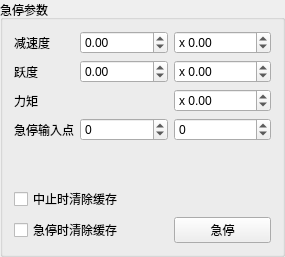
        <widget class="QGroupBox" name="groupBox_28">
         <property name="title">
          <string>急停参数</string>
         </property>
         <layout class="QGridLayout" name="gridLayout_3">
          <item row="0" column="0">
           <widget class="QLabel" name="lbHomeStatus_93">
            <property name="text">
             <string>减速度</string>
            </property>
           </widget>
          </item>
          <item row="0" column="1">
           <widget class="QDoubleSpinBox" name="btRobotEStopDec">
            <property name="readOnly">
             <bool>false</bool>
            </property>
            <property name="decimals">
             <number>2</number>
            </property>
            <property name="minimum">
             <double>-999999.000000000000000</double>
            </property>
            <property name="maximum">
             <double>999999.989999999990687</double>
            </property>
            <property name="value">
             <double>0.000000000000000</double>
            </property>
           </widget>
          </item>
          <item row="0" column="2">
           <widget class="QDoubleSpinBox" name="btRobotEStopKAcc">
            <property name="readOnly">
             <bool>false</bool>
            </property>
            <property name="prefix">
             <string>x </string>
            </property>
            <property name="decimals">
             <number>2</number>
            </property>
            <property name="minimum">
             <double>-999999.000000000000000</double>
            </property>
            <property name="maximum">
             <double>999999.989999999990687</double>
            </property>
            <property name="value">
             <double>0.000000000000000</double>
            </property>
           </widget>
          </item>
          <item row="1" column="0">
           <widget class="QLabel" name="lbHomeStatus_94">
            <property name="text">
             <string>跃度</string>
            </property>
           </widget>
          </item>
          <item row="1" column="1">
           <widget class="QDoubleSpinBox" name="btRobotEStopJerk">
            <property name="readOnly">
             <bool>false</bool>
            </property>
            <property name="decimals">
             <number>2</number>
            </property>
            <property name="minimum">
             <double>-999999.000000000000000</double>
            </property>
            <property name="maximum">
             <double>999999.989999999990687</double>
            </property>
            <property name="value">
             <double>0.000000000000000</double>
            </property>
           </widget>
          </item>
          <item row="1" column="2">
           <widget class="QDoubleSpinBox" name="btRobotEStopKJerk">
            <property name="readOnly">
             <bool>false</bool>
            </property>
            <property name="prefix">
             <string>x </string>
            </property>
            <property name="decimals">
             <number>2</number>
            </property>
            <property name="minimum">
             <double>-999999.000000000000000</double>
            </property>
            <property name="maximum">
             <double>999999.989999999990687</double>
            </property>
            <property name="value">
             <double>0.000000000000000</double>
            </property>
           </widget>
          </item>
          <item row="2" column="0">
           <widget class="QLabel" name="lbHomeStatus_107">
            <property name="text">
             <string>力矩</string>
            </property>
           </widget>
          </item>
          <item row="2" column="2">
           <widget class="QDoubleSpinBox" name="btRobotEStopKTor">
            <property name="readOnly">
             <bool>false</bool>
            </property>
            <property name="prefix">
             <string>x </string>
            </property>
            <property name="decimals">
             <number>2</number>
            </property>
            <property name="minimum">
             <double>-999999.000000000000000</double>
            </property>
            <property name="maximum">
             <double>999999.989999999990687</double>
            </property>
            <property name="value">
             <double>0.000000000000000</double>
            </property>
           </widget>
          </item>
          <item row="3" column="0">
           <widget class="QLabel" name="lbHomeStatus_95">
            <property name="text">
             <string>急停输入点</string>
            </property>
           </widget>
          </item>
          <item row="3" column="1">
           <widget class="QSpinBox" name="btRobotEStopModule">
            <property name="minimum">
             <number>-99</number>
            </property>
           </widget>
          </item>
          <item row="3" column="2">
           <widget class="QSpinBox" name="btRobotEStopIO">
            <property name="minimum">
             <number>-99</number>
            </property>
           </widget>
          </item>
          <item row="4" column="0">
           <spacer name="verticalSpacer_7">
            <property name="orientation">
             <enum>Qt::Vertical</enum>
            </property>
            <property name="sizeHint" stdset="0">
             <size>
              <width>20</width>
              <height>40</height>
             </size>
            </property>
           </spacer>
          </item>
          <item row="5" column="0" colspan="2">
           <widget class="QCheckBox" name="cbRobotHaltClear">
            <property name="text">
             <string>中止时清除缓存</string>
            </property>
           </widget>
          </item>
          <item row="6" column="0" colspan="2">
           <widget class="QCheckBox" name="cbRobotEStopClear">
            <property name="text">
             <string>急停时清除缓存</string>
            </property>
           </widget>
          </item>
          <item row="6" column="2">
           <widget class="QPushButton" name="btRobotEStop">
            <property name="text">
             <string>急停</string>
            </property>
            <property name="checkable">
             <bool>true</bool>
            </property>
           </widget>
          </item>
         </layout>
        </widget>
